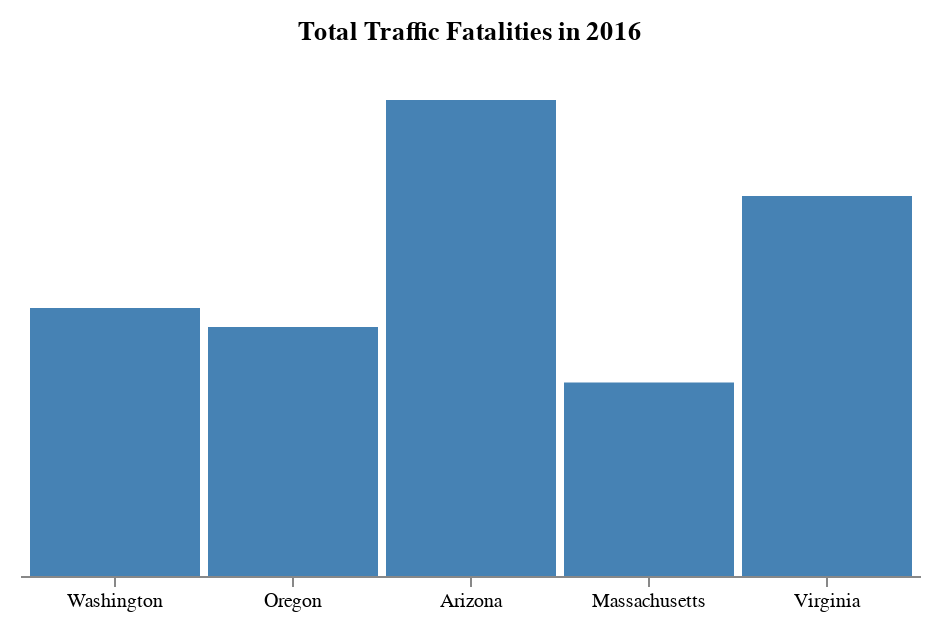

Here is the Vega-Lite specification saved for this chart:
### Vega specification from a JSON file in a GitHub repository (floating-point values rounded to 4 significant figures)
{"$schema": "https://vega.github.io/schema/vega/v5.json", "width": 450, "height": 250, "padding": 10, "title": "Total Traffic Fatalities in 2016", "data": [{"name": "table", "values": [{"category": "Washington", "amount": 536}, {"category": "Oregon", "amount": 498}, {"category": "Arizona", "amount": 952}, {"category": "Massachusetts", "amount": 387}, {"category": "Virginia", "amount": 760}]}], "signals": [{"name": "tooltip", "value": {}, "on": [{"events": "rect:mouseover", "update": "datum"}, {"events": "rect:mouseout", "update": "{}"}]}], "scales": [{"name": "xscale", "type": "band", "domain": {"data": "table", "field": "category"}, "range": "width", "padding": 0.05, "round": true}, {"name": "yscale", "domain": {"data": "table", "field": "amount"}, "nice": true, "range": "height"}], "axes": [{"orient": "bottom", "scale": "xscale"}], "marks": [{"type": "rect", "from": {"data": "table"}, "encode": {"enter": {"x": {"scale": "xscale", "field": "category"}, "width": {"scale": "xscale", "band": 1}, "y": {"scale": "yscale", "field": "amount", "text": "death"}, "y2": {"scale": "yscale", "value": 0}}, "update": {"fill": {"value": "steelblue"}}, "hover": {"fill": {"value": "red", "text": "lol"}}}}, {"type": "text", "encode": {"enter": {"align": {"value": "center"}, "baseline": {"value": "bottom"}, "fill": {"value": "#333"}}, "update": {"x": {"scale": "xscale", "signal": "tooltip.category", "band": 0.5}, "y": {"scale": "yscale", "signal": "tooltip.amount", "offset": -2}, "text": {"signal": "tooltip.amount"}, "fillOpacity": [{"test": "isNaN(tooltip.amount)", "value": 0}, {"value": 1}]}}}]}
